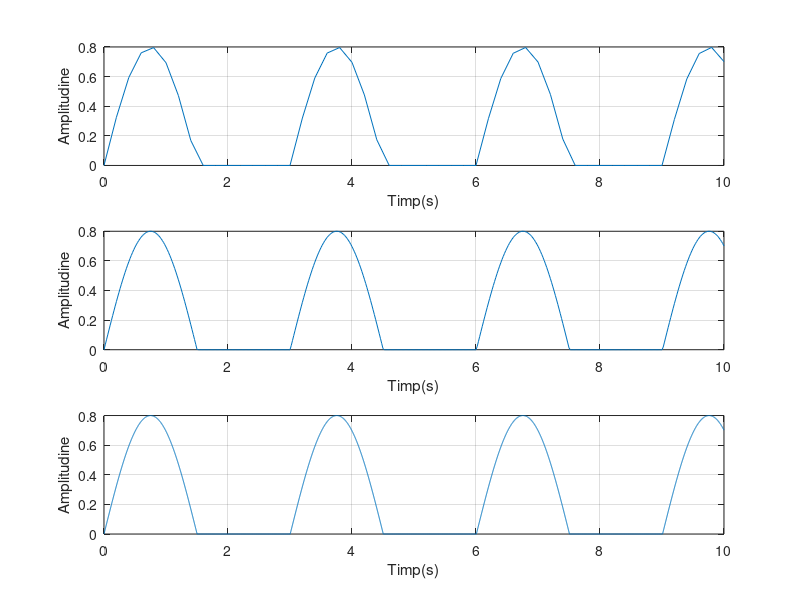

MATLAB code to generate this figure:

t1=0:0.2:10;
s1=0.8*sin(2*pi*0.333*t1);
for i=1:1:length(s1);      
    if s1(i)<0;
        s1(i)=0;
    end
end
subplot(3,1,1)
plot(t1,s1),grid
xlabel('Timp(s)')
ylabel('Amplitudine')



t2=0:0.02:10;
s2=0.8*sin(2*pi*0.333*t2);
for i=1:1:length(s2);
    if s2(i)<0;
        s2(i)=0;
    end
end
subplot(3,1,2)
plot(t2,s2),grid
xlabel('Timp(s)')
ylabel('Amplitudine')


t3=0:0.002:10;
s3=0.8*sin(2*pi*0.333*t3);
for i=1:1:length(s3);
    if s3(i)<0;
        s3(i)=0;
    end
end
subplot(3,1,3)
plot(t3,s3),grid
xlabel('Timp(s)')
ylabel('Amplitudine')
